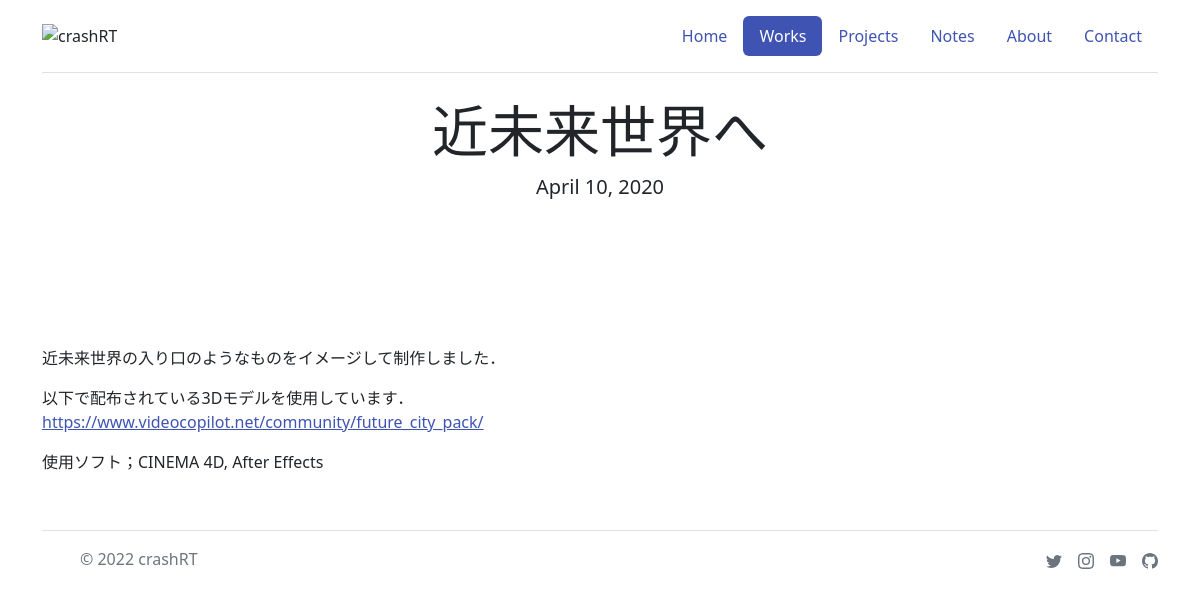
/works/detail/20/, run on the app's committed database.
### works/models.py (models this page shows, shortened)
class WorksModel(models.Model):
    title = models.CharField(max_length=50)
    date = models.DateField(blank=True, null=True)
    thumbnail = models.CharField(max_length=100,)
    youtube = models.CharField(
        max_length=100, null=True, blank=True, help_text='youtubeのID')
    vimeo = models.CharField(max_length=100, null=True,
                                blank=True, help_text='vimeoのID')
    niconico = models.CharField(
        max_length=100, null=True, blank=True, help_text='niconicoのID')
    pictureMain = models.CharField(
        max_length=100, null=True, blank=True, help_text='一番上に単体で表示')
    picture1 = models.CharField(
        max_length=100, null=True, blank=True, help_text='以下はギャラリー部分')
    picture2 = models.CharField(max_length=100, null=True, blank=True)
    picture3 = models.CharField(max_length=100, null=True, blank=True)
    picture4 = models.CharField(max_length=100, null=True, blank=True)
    picture5 = models.CharField(max_length=100, null=True, blank=True)
    picture6 = models.CharField(max_length=100, null=True, blank=True)
    description = models.TextField(null=True, blank=True)
    tag = models.CharField(max_length=30, choices=CATEGORY)

### works/views.py (the view)
# urls.py: path('detail/<int:pk>/', workdetailview, name='workdetail'),
def workdetailview(request, pk):
    work = WorksModel.objects.get(pk=pk)
    return render(request, 'works/detail.html', {'work': work})

### templates/works/detail.html (shortened to what this page needs)
{% extends 'base.html' %}
{% block content %}
{% include 'works/header.html' %}
<main>
    <h1 class="display-4 text-center">{{work.title}}</h1>
    {% if work.date %}
    <p class="lead text-center">{{work.date}}</p>
    {% endif %}
    {% if work.pictureMain %}
    <div class="container-sm my-4">
    </div>
    {% endif %}
    <div class="container my-5">
        {{ work.description | linebreaks | urlize }}
    </div>
</main>
{% endblock content %}

### static/css/style.css (style rules this page uses)
:root { --bs-blue: #0d6efd; --bs-indigo: #6610f2; --bs-purple: #6f42c1; --bs-pink: #d63384; --bs-red: #dc3545; --bs-orange: #fd7e14; --bs-yellow: #ffc107; --bs-green: #198754; --bs-teal: #20c997; --bs-cyan: #0dcaf0; --bs-black: #000; --bs-white: #fff; --bs-gray: #6c757d; --bs-gray-dark: #343a40; --bs-gray-100: #f8f9fa; --bs-gray-200: #e9ecef; --bs-gray-300: #dee2e6; --bs-gray-400: #ced4da; --bs-gray-500: #adb5bd; --bs-gray-600: #6c757d; --bs-gray-700: #495057; --bs-gray-800: #343a40; --bs-gray-900: #212529; --bs-primary: #0d6efd; --bs-secondary: #6c757d; --bs-success: #198754; --bs-info: #0dcaf0; --bs-warning: #ffc107; --bs-danger: #dc3545; --bs-light: #f8f9fa; --bs-dark: #212529; --bs-primary-rgb: 13, 110, 253; --bs-secondary-rgb: 108, 117, 125; --bs-success-rgb: 25, 135, 84; --bs-info-rgb: 13, 202, 240; --bs-warning-rgb: 255, 193, 7; --bs-danger-rgb: 220, 53, 69; --bs-light-rgb: 248, 249, 250; --bs-dark-rgb: 33, 37, 41; --bs-white-rgb: 255, 255, 255; --bs-black-rgb: 0, 0, 0; --bs-body-color-rgb: 33, 37, 41; --bs-body-bg-rgb: 255, 255, 255; --bs-font-sans-serif: system-ui, -apple-system, "Segoe UI", Roboto, "Helvetica Neue", "Noto Sans", "Liberation Sans", Arial, sans-serif, "Apple Color Emoji", "Segoe UI Emoji", "Segoe UI Symbol", "Noto Color Emoji"; --bs-font-monospace: SFMono-Regular, Menlo, Monaco, Consolas, "Liberation Mono", "Courier New", monospace; --bs-gradient: linear-gradient(180deg, rgba(255, 255, 255, 0.15), rgba(255, 255, 255, 0)); --bs-body-font-family: var(--bs-font-sans-serif); --bs-body-font-size: 1rem; --bs-body-font-weight: 400; --bs-body-line-height: 1.5; --bs-body-color: #212529; --bs-body-bg: #fff; --bs-border-width: 1px; --bs-border-style: solid; --bs-border-color: #dee2e6; --bs-border-color-translucent: rgba(0, 0, 0, 0.175); --bs-border-radius: 0.375rem; --bs-border-radius-sm: 0.25rem; --bs-border-radius-lg: 0.5rem; --bs-border-radius-xl: 1rem; --bs-border-radius-2xl: 2rem; --bs-border-radius-pill: 50rem; --bs-link-color: #3f53b3; --bs-link-hover-color: #B3505F; --bs-code-color: #d63384; --bs-highlight-bg: #fff3cd; }

### data on the page
WorksModel: title "近未来世界へ", date "April 10, 2020", description "近未来世界の入り口のようなものをイメージして制作しました． 以下で配布されている3Dモデルを使用しています． https://www.videocopilot.net/community/future_city_pack/ 使用ソフト；CINEMA 4D, After Effects"
